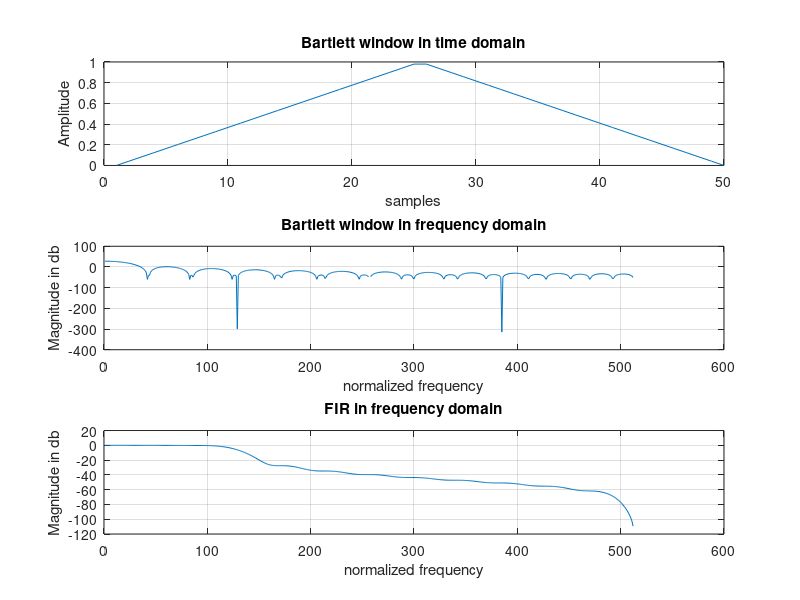

MATLAB code to generate this figure:
%title : FIR filter response using Bartlett.

clear all;

wc = 0.25;
l = 50;
p = bartlett(l);

subplot(3,1,1);
plot(p);
grid on;
title('Bartlett window in time domain');
xlabel('samples');
ylabel('Amplitude');

r = freqz(p);
q = 20*log10(abs(r));

subplot(3,1,2);
plot(q);
grid on;
title('Bartlett window in frequency domain');
xlabel('normalized frequency');
ylabel('Magnitude in db');

w = fir1(l-1, wc, p);

z = freqz(w);
y = 20*log10(abs(z));

subplot(3,1,3);
plot(y);
grid on;
title('FIR in frequency domain');
xlabel('normalized frequency');
ylabel('Magnitude in db');


